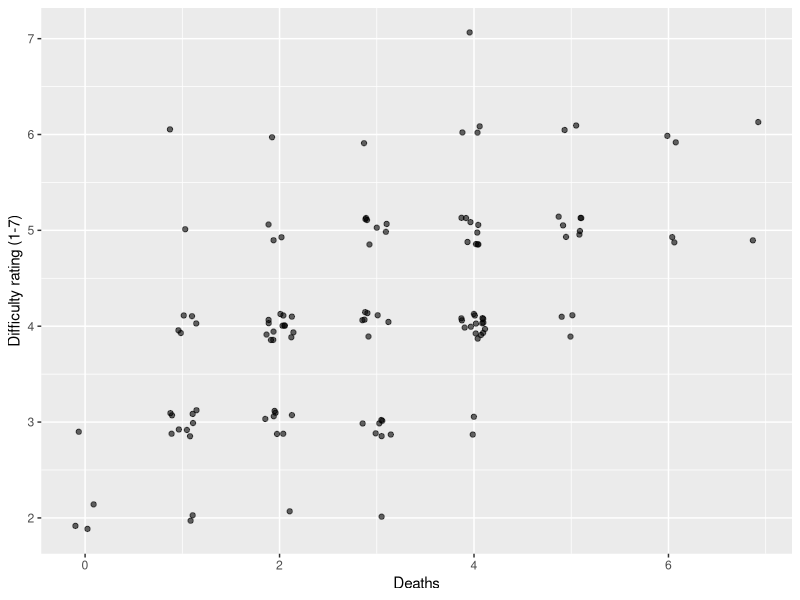
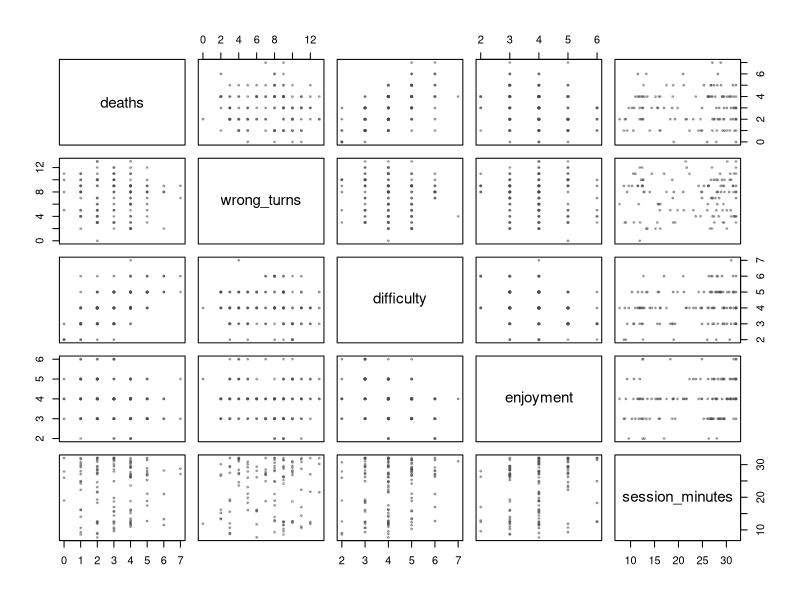
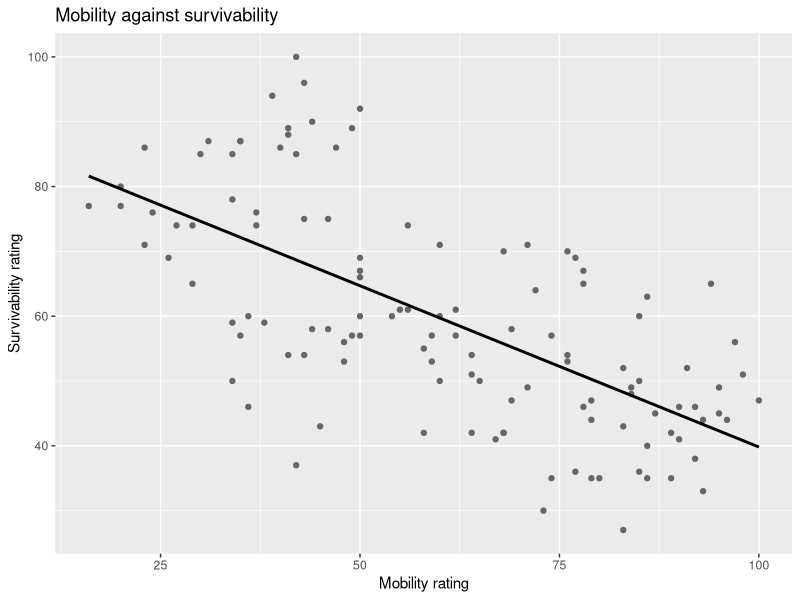
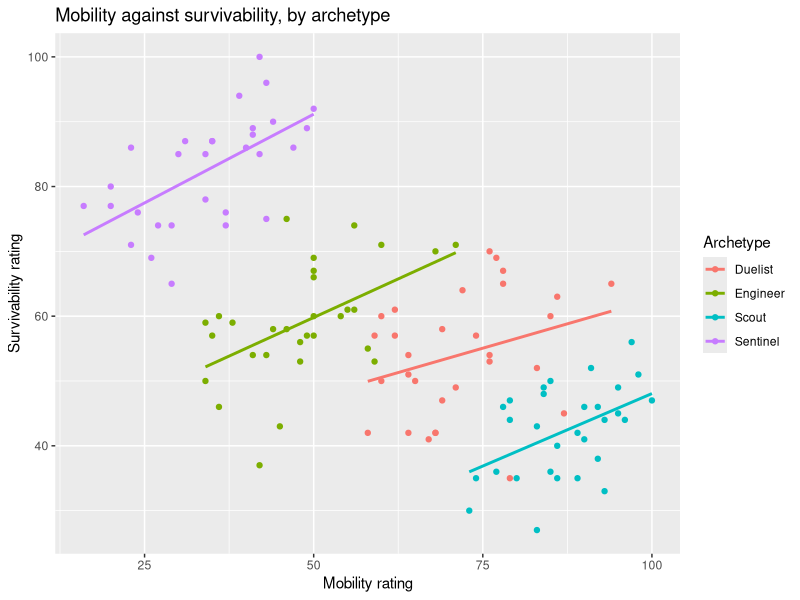

Write R code to recreate these figures, in order.
## ---- chunk 1
#| label: setup
library(readr)
library(dplyr)
library(ggplot2)

sessions <- read_csv("data/tidebreak_sessions.csv", show_col_types = FALSE)
survey   <- read_csv("data/tidebreak_survey.csv", show_col_types = FALSE)

nrow(sessions)
nrow(survey)
## ---- chunk 2
#| label: ex01
cor(sessions$awareness, sessions$score)
cor(sessions$shots_fired, sessions$score)
## ---- chunk 3
#| label: ex02
#| fig-alt: "Jittered scatterplot of difficulty rating against deaths, rising from lower left to upper right with a lot of scatter."
ggplot(sessions, aes(x = deaths, y = difficulty)) +
  geom_jitter(width = 0.15, height = 0.15, alpha = 0.6) +
  labs(x = "Deaths", y = "Difficulty rating (1-7)")

cor(sessions$deaths, sessions$difficulty)
cor(sessions$deaths, sessions$difficulty, method = "spearman")
## ---- chunk 4
#| label: ex03
m <- sessions |>
  select(deaths, wrong_turns, difficulty, enjoyment, session_minutes)

m |> cor(method = "spearman") |> round(2)
## ---- chunk 5
#| label: ex03b
#| fig-alt: "A five by five grid of small scatterplots. Deaths against difficulty shows a rising band; wrong turns show no pattern against anything."
#| fig-height: 6
pairs(m, pch = 19, cex = 0.4, col = adjustcolor("grey30", alpha.f = 0.4))
## ---- chunk 6
#| label: ex03-check
#| include: false
cm <- cor(m, method = "spearman")
stopifnot(cm["deaths", "difficulty"] > 0.5,
          all(abs(cm["wrong_turns", -2]) < 0.15))
## ---- chunk 7
#| label: ex04
joined <- sessions |>
  left_join(survey, by = "session_id")

cor(joined$wrong_turns, joined$level_navigable, method = "spearman")

joined |>
  group_by(build) |>
  summarise(mean_wrong_turns = mean(wrong_turns),
            mean_navigable   = mean(level_navigable))
## ---- chunk 8
#| label: ex04-check
#| include: false
r_nav <- cor(joined$wrong_turns, joined$level_navigable, method = "spearman")
nav_b <- tapply(joined$level_navigable, joined$build, mean)
stopifnot(abs(r_nav) < 0.15, abs(diff(nav_b)) < 0.2)
## ---- chunk 9
#| label: ex05
#| fig-alt: "Scatterplot of survivability against mobility with a falling black trend line."
ggplot(sessions, aes(x = mobility, y = survivability)) +
  geom_point(colour = "grey40") +
  geom_smooth(method = "lm", se = FALSE, colour = "black") +
  labs(title = "Mobility against survivability",
       x = "Mobility rating", y = "Survivability rating")

cor(sessions$mobility, sessions$survivability)
## ---- chunk 10
#| label: ex06-setup
#| include: false
r_all  <- cor(sessions$mobility, sessions$survivability)
r_arch <- sapply(split(sessions, sessions$archetype),
                 function(d) cor(d$mobility, d$survivability))
stopifnot(r_all < -0.5, all(r_arch > 0))
## ---- chunk 11
#| label: ex06
#| fig-alt: "Survivability against mobility with points coloured by archetype, each with its own rising trend line. The four clusters sit along a falling diagonal, Sentinel at the top left and Scout at the bottom right."
ggplot(sessions, aes(x = mobility, y = survivability, colour = archetype)) +
  geom_point() +
  geom_smooth(method = "lm", se = FALSE) +
  labs(title = "Mobility against survivability, by archetype",
       x = "Mobility rating", y = "Survivability rating", colour = "Archetype")

sessions |>
  group_by(archetype) |>
  summarise(r = cor(mobility, survivability))
## ---- chunk 12
#| label: ext
fit <- lm(score ~ awareness, data = sessions)
coef(fit)
confint(fit)

worst <- order(resid(fit))[1:7]
sessions[worst, c("session_id", "archetype", "awareness", "score")]
## ---- chunk 13
#| label: ext-numbers
#| include: false
b1    <- coef(fit)[["awareness"]]
b1_ci <- confint(fit)["awareness", ]
n_sen <- sum(sessions$archetype[order(resid(fit))[1:7]] == "Sentinel")
stopifnot(n_sen >= 5)
